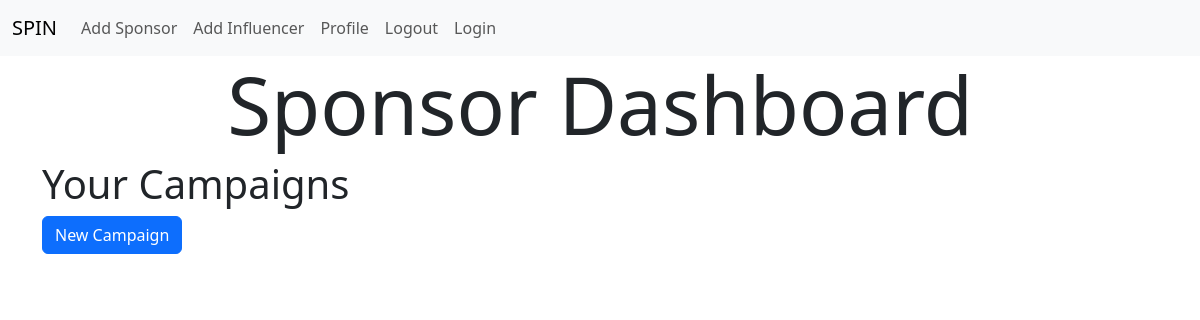
Page /campaigns (signed in) on the earlier database version.
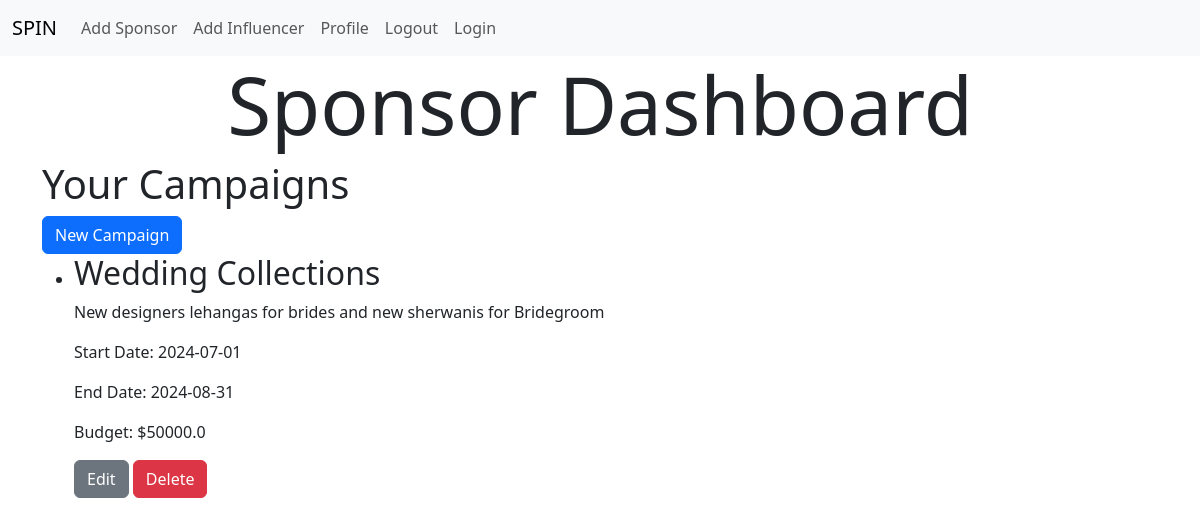
Same page on the later database version.
### spin_app/models.py (models this page shows)
class Campaign(db.Model):
    id = db.Column(db.Integer, primary_key=True)
    name = db.Column(db.String(120), nullable=False)
    description = db.Column(db.Text, nullable=False)
    start_date = db.Column(db.Date, nullable=False)
    end_date = db.Column(db.Date, nullable=False)
    budget = db.Column(db.Float, nullable=False)
    visibility = db.Column(db.String(20), nullable=False)  # 'public' or 'private'
    goals = db.Column(db.Text, nullable=False)
    owner_id = db.Column(db.Integer, db.ForeignKey('sponsor_profile.id'), nullable=False)
    owner = db.relationship('SponsorProfile', backref=db.backref('campaigns', lazy=True, cascade='all, delete-orphan'))

### spin_app/routes.py (the view)
@app.route('/campaigns')
@login_required
def campaigns():
    if current_user.role != 'sponsor':
        flash('You do not have permission to access this page', category='danger')
        return redirect(url_for('index'))
    sponsor_profile = SponsorProfile.query.filter_by(user_id=current_user.id).first()
    campaigns = Campaign.query.filter_by(owner_id=sponsor_profile.id).all()
    return render_template('sp_dash.html', campaigns=campaigns)

### spin_app/models.py (called while the page is built)
@login_manager.user_loader
def load_user(user_id):
    return User.query.get(int(user_id))

### spin_app/templates/sp_dash.html (shortened to what this page needs)
{% extends 'base.html' %}
{% block content %}
<center>
<h1 class="display-1">Sponsor Dashboard</h1>
</center>
<h1>Your Campaigns</h1>
<a href="{{ url_for('new_campaign') }}" class="btn btn-primary">New Campaign</a>
<ul>
    {% for campaign in campaigns %}
        <li>
            <h2>{{ campaign.name }}</h2>
            <p>{{ campaign.description }}</p>
            <p>Start Date: {{ campaign.start_date }}</p>
            <p>End Date: {{ campaign.end_date }}</p>
            <p>Budget: ${{ campaign.budget }}</p>
            <a href="#" class="btn btn-secondary">Edit</a>
            <form action="#" method="POST" style="display:inline;">
                <input type="submit" value="Delete" class="btn btn-danger">
            </form>
        </li>
    {% endfor %}
</ul>
{% endblock %}

### spin_app/templates/base.html (shortened to what this page needs)
<!DOCTYPE html>
<html lang="en">
<head>
    <link href="https://cdn.jsdelivr.net/npm/bootstrap@5.3.3/dist/css/bootstrap.min.css" rel="stylesheet"
>
    <link rel="stylesheet" href="https://cdnjs.cloudflare.com/ajax/libs/font-awesome/6.5.2/css/all.min.css"
 />
</head>
<body>
    {% include 'navbar.html' with context %}
    <div class="container">
        {% block content %}
        {% endblock %}
    </div>
</body>
</html>

### spin_app/templates/navbar.html (shortened to what this page needs)
<nav class="navbar navbar-expand-lg bg-body-tertiary">
    <div class="container-fluid">
      <a class="navbar-brand" href="/">SPIN</a>
      <div class="collapse navbar-collapse" id="navbarNav">
        <ul class="navbar-nav">
          <li class="nav-item">
            <a class="nav-link" href="#">Add Sponsor</a>
          </li>
          <li class="nav-item">
            <a class="nav-link" href="#">Add Influencer</a>
          </li>
          <li class="nav-item">
            <a class="nav-link" href="#">Profile</a>
          </li>
          <li class="nav-item">
            <a class="nav-link" href="{{ url_for('logout') }}">Logout</a>
          </li>
          <li class="nav-item">
            <a class="nav-link" href="#">Login</a>
          </li>
        </ul>
      </div>
    </div>
  </nav>

### spin_app/templates/base.html (style rules this page uses)
body { background-image: url('/static/images/lib.jpg'); background-size: cover; background-position: center; background-repeat: no-repeat; margin: 0; padding: 0; }

Differences in the rows shown:
added Campaign: name "Wedding Collections", description "New designers lehangas for brides and new sherwanis for Bridegroom", start_date "2024-07-01", end_date "2024-08-31", budget "50000.0"
